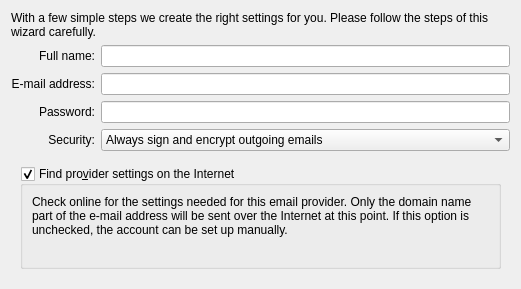
<?xml version="1.0" encoding="UTF-8"?>
<ui version="4.0">
 <class>PersonalDataPage</class>
 <widget class="QWidget" name="PersonalDataPage">
  <property name="geometry">
   <rect>
    <x>0</x>
    <y>0</y>
    <width>521</width>
    <height>289</height>
   </rect>
  </property>
  <layout class="QVBoxLayout" name="verticalLayout_3">
   <item>
    <widget class="QLabel" name="welcomeLabel">
     <property name="text">
      <string>With a few simple steps we create the right settings for you. Please follow the steps of this wizard carefully.</string>
     </property>
     <property name="wordWrap">
      <bool>true</bool>
     </property>
    </widget>
   </item>
   <item>
    <layout class="QGridLayout" name="gridLayout">
     <item row="0" column="0">
      <widget class="QLabel" name="nameLabel">
       <property name="text">
        <string>Full name:</string>
       </property>
       <property name="alignment">
        <set>Qt::AlignRight|Qt::AlignTrailing|Qt::AlignVCenter</set>
       </property>
       <property name="buddy">
        <cstring>nameEdit</cstring>
       </property>
      </widget>
     </item>
     <item row="0" column="1">
      <widget class="QLineEdit" name="nameEdit">
       <property name="minimumSize">
        <size>
         <width>0</width>
         <height>22</height>
        </size>
       </property>
      </widget>
     </item>
     <item row="1" column="0">
      <widget class="QLabel" name="emailLabel">
       <property name="text">
        <string>E-mail address:</string>
       </property>
       <property name="alignment">
        <set>Qt::AlignRight|Qt::AlignTrailing|Qt::AlignVCenter</set>
       </property>
       <property name="buddy">
        <cstring>emailEdit</cstring>
       </property>
      </widget>
     </item>
     <item row="1" column="1">
      <widget class="QLineEdit" name="emailEdit">
       <property name="minimumSize">
        <size>
         <width>0</width>
         <height>22</height>
        </size>
       </property>
      </widget>
     </item>
     <item row="2" column="1">
      <widget class="QLineEdit" name="passwordEdit">
       <property name="minimumSize">
        <size>
         <width>0</width>
         <height>22</height>
        </size>
       </property>
       <property name="echoMode">
        <enum>QLineEdit::Password</enum>
       </property>
      </widget>
     </item>
     <item row="2" column="0">
      <widget class="QLabel" name="passwordLabel">
       <property name="text">
        <string>Password:</string>
       </property>
       <property name="alignment">
        <set>Qt::AlignRight|Qt::AlignTrailing|Qt::AlignVCenter</set>
       </property>
       <property name="buddy">
        <cstring>passwordEdit</cstring>
       </property>
      </widget>
     </item>
     <item row="3" column="0">
      <widget class="QLabel" name="cryptoLabel">
       <property name="text">
        <string>Security:</string>
       </property>
       <property name="alignment">
        <set>Qt::AlignRight|Qt::AlignTrailing|Qt::AlignVCenter</set>
       </property>
      </widget>
     </item>
     <item row="3" column="1">
      <widget class="QComboBox" name="cryptoComboBox">
       <item>
        <property name="text">
         <string>Always sign and encrypt outgoing emails</string>
        </property>
       </item>
       <item>
        <property name="text">
         <string>Always sign outgoing emails</string>
        </property>
       </item>
       <item>
        <property name="text">
         <string>Always encrypt outgoing emails</string>
        </property>
       </item>
       <item>
        <property name="text">
         <string>Don't sign or encrypt outgoing emails</string>
        </property>
       </item>
      </widget>
     </item>
    </layout>
   </item>
   <item>
    <widget class="QStackedWidget" name="stackedPage">
     <property name="currentIndex">
      <number>0</number>
     </property>
     <widget class="QWidget" name="internetPage">
      <layout class="QHBoxLayout" name="horizontalLayout_3">
       <item>
        <widget class="QGroupBox" name="checkOnlineGroupBox">
         <property name="title">
          <string>Find pro&amp;vider settings on the Internet</string>
         </property>
         <property name="checkable">
          <bool>true</bool>
         </property>
         <layout class="QVBoxLayout" name="verticalLayout">
          <item>
           <widget class="QLabel" name="checkOnlineExplanation">
            <property name="text">
             <string>Check online for the settings needed for this email provider. Only the domain name part of the e-mail address will be sent over the Internet at this point. If this option is unchecked, the account can be set up manually.</string>
            </property>
            <property name="wordWrap">
             <bool>true</bool>
            </property>
           </widget>
          </item>
          <item>
           <layout class="QHBoxLayout" name="horizontalLayout_4">
            <item>
             <widget class="KPIM::ProgressIndicatorLabel" name="mProgress"/>
            </item>
           </layout>
          </item>
         </layout>
        </widget>
       </item>
      </layout>
     </widget>
     <widget class="QWidget" name="accountPage">
      <layout class="QGridLayout" name="gridLayout_4">
       <item row="0" column="0">
        <layout class="QHBoxLayout" name="horizontalLayout">
         <item>
          <widget class="QRadioButton" name="imapAccount">
           <property name="text">
            <string>IMAP account</string>
           </property>
           <property name="checked">
            <bool>true</bool>
           </property>
           <attribute name="buttonGroup">
            <string notr="true">buttonGroup</string>
           </attribute>
          </widget>
         </item>
         <item>
          <widget class="QRadioButton" name="pop3Account">
           <property name="text">
            <string>POP&amp;3 account</string>
           </property>
           <attribute name="buttonGroup">
            <string notr="true">buttonGroup</string>
           </attribute>
          </widget>
         </item>
        </layout>
       </item>
       <item row="1" column="0">
        <layout class="QGridLayout" name="gridLayout_2">
         <item row="0" column="0">
          <widget class="QLabel" name="label">
           <property name="text">
            <string>Incoming:</string>
           </property>
           <property name="alignment">
            <set>Qt::AlignRight|Qt::AlignTrailing|Qt::AlignVCenter</set>
           </property>
          </widget>
         </item>
         <item row="0" column="1">
          <widget class="QLabel" name="incommingLabel">
           <property name="text">
            <string comment="KDE::DoNotExtract">TextLabel</string>
           </property>
          </widget>
         </item>
         <item row="1" column="0">
          <widget class="QLabel" name="label_2">
           <property name="text">
            <string>Outgoing:</string>
           </property>
           <property name="alignment">
            <set>Qt::AlignRight|Qt::AlignTrailing|Qt::AlignVCenter</set>
           </property>
          </widget>
         </item>
         <item row="1" column="1">
          <widget class="QLabel" name="outgoingLabel">
           <property name="text">
            <string comment="KDE::DoNotExtract">TextLabel</string>
           </property>
          </widget>
         </item>
         <item row="2" column="0">
          <widget class="QLabel" name="label_3">
           <property name="text">
            <string>Username:</string>
           </property>
           <property name="alignment">
            <set>Qt::AlignRight|Qt::AlignTrailing|Qt::AlignVCenter</set>
           </property>
          </widget>
         </item>
         <item row="2" column="1">
          <widget class="QLabel" name="usernameLabel">
           <property name="text">
            <string comment="KDE::DoNotExtract">TextLabel</string>
           </property>
          </widget>
         </item>
        </layout>
       </item>
       <item row="2" column="0">
        <layout class="QHBoxLayout" name="horizontalLayout_2">
         <item>
          <spacer name="horizontalSpacer">
           <property name="orientation">
            <enum>Qt::Horizontal</enum>
           </property>
           <property name="sizeHint" stdset="0">
            <size>
             <width>40</width>
             <height>20</height>
            </size>
           </property>
          </spacer>
         </item>
         <item>
          <widget class="QPushButton" name="createAccountPb">
           <property name="text">
            <string>Add Account</string>
           </property>
          </widget>
         </item>
        </layout>
       </item>
      </layout>
     </widget>
    </widget>
   </item>
   <item>
    <spacer name="verticalSpacer_2">
     <property name="orientation">
      <enum>Qt::Vertical</enum>
     </property>
     <property name="sizeHint" stdset="0">
      <size>
       <width>20</width>
       <height>20</height>
      </size>
     </property>
    </spacer>
   </item>
  </layout>
 </widget>
 <customwidgets>
  <customwidget>
   <class>KPIM::ProgressIndicatorLabel</class>
   <extends>QLabel</extends>
   <header location="global">Libkdepim/ProgressIndicatorLabel</header>
   <container>1</container>
  </customwidget>
 </customwidgets>
 <resources/>
 <connections/>
 <buttongroups>
  <buttongroup name="buttonGroup"/>
 </buttongroups>
</ui>
